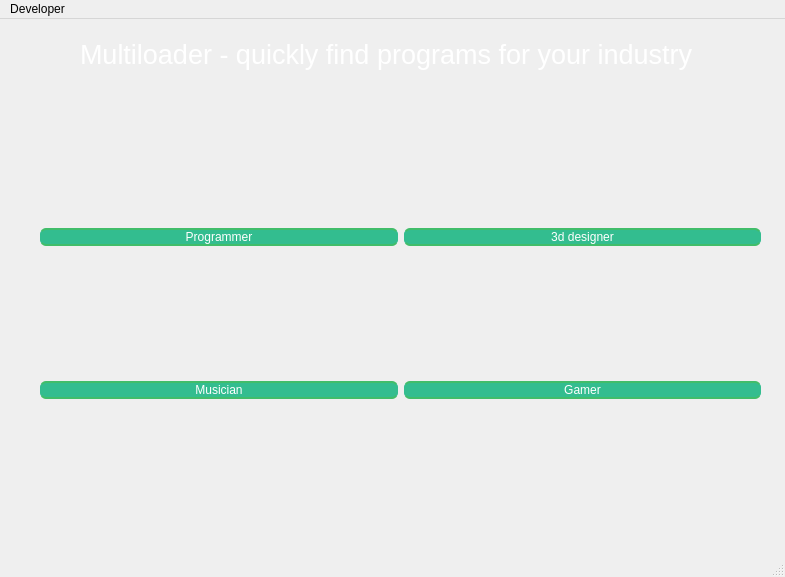
<?xml version="1.0" encoding="UTF-8"?>
<ui version="4.0">
 <class>MainWindow</class>
 <widget class="QMainWindow" name="MainWindow">
  <property name="geometry">
   <rect>
    <x>0</x>
    <y>0</y>
    <width>785</width>
    <height>577</height>
   </rect>
  </property>
  <property name="minimumSize">
   <size>
    <width>785</width>
    <height>577</height>
   </size>
  </property>
  <property name="maximumSize">
   <size>
    <width>785</width>
    <height>577</height>
   </size>
  </property>
  <property name="windowTitle">
   <string>MainWindow</string>
  </property>
  <property name="styleSheet">
   <string notr="true">background: url(:/fgsd/maik.jpg);</string>
  </property>
  <widget class="QWidget" name="centralwidget">
   <widget class="QLabel" name="label">
    <property name="geometry">
     <rect>
      <x>80</x>
      <y>0</y>
      <width>631</width>
      <height>71</height>
     </rect>
    </property>
    <property name="font">
     <font>
      <family>Segoe UI</family>
      <pointsize>20</pointsize>
     </font>
    </property>
    <property name="styleSheet">
     <string notr="true">color: white</string>
    </property>
    <property name="text">
     <string>Multiloader - quickly find programs for your industry</string>
    </property>
   </widget>
   <widget class="QWidget" name="gridLayoutWidget">
    <property name="geometry">
     <rect>
      <x>40</x>
      <y>80</y>
      <width>721</width>
      <height>431</height>
     </rect>
    </property>
    <layout class="QGridLayout" name="gridLayout">
     <item row="0" column="0">
      <widget class="QPushButton" name="pushButton_Programmer">
       <property name="styleSheet">
        <string notr="true"> display: inline-block;
  color: white;
  text-decoration: none;
  padding: .1em 1em;
  outline: none;
  border-width: 2px 0;
  border-style: solid none;
  border-color: rgb(65, 189, 106);
  border-radius: 6px;
  background: linear-gradientrgb rgb(51, 189, 143);
  transition: 0.2s;</string>
       </property>
       <property name="text">
        <string>Programmer</string>
       </property>
       <property name="icon">
        <iconset resource="Picture/dfgad.qrc">
         <normaloff>:/new/Menu/10259340_4401280.jpg</normaloff>:/new/Menu/10259340_4401280.jpg</iconset>
       </property>
      </widget>
     </item>
     <item row="1" column="1">
      <widget class="QPushButton" name="pushButton_gamer">
       <property name="styleSheet">
        <string notr="true"> display: inline-block;
  color: white;
  text-decoration: none;
  padding: .1em 1em;
  outline: none;
  border-width: 2px 0;
  border-style: solid none;
  border-color: rgb(65, 189, 106);
  border-radius: 6px;
  background: linear-gradientrgb rgb(51, 189, 143);
  transition: 0.2s;</string>
       </property>
       <property name="text">
        <string>Gamer</string>
       </property>
       <property name="icon">
        <iconset resource="Picture/dfgad.qrc">
         <normaloff>:/new/Menu/Game-Server.png</normaloff>:/new/Menu/Game-Server.png</iconset>
       </property>
      </widget>
     </item>
     <item row="0" column="1">
      <widget class="QPushButton" name="pushButton_designer">
       <property name="styleSheet">
        <string notr="true"> display: inline-block;
  color: white;
  text-decoration: none;
  padding: .1em 1em;
  outline: none;
  border-width: 2px 0;
  border-style: solid none;
  border-color: rgb(65, 189, 106);
  border-radius: 6px;
  background: linear-gradientrgb rgb(51, 189, 143);
  transition: 0.2s;</string>
       </property>
       <property name="text">
        <string>3d designer</string>
       </property>
       <property name="icon">
        <iconset resource="Picture/dfgad.qrc">
         <normaloff>:/new/Menu/Purple phone or tablet with orange stylus 3D illustration.png</normaloff>:/new/Menu/Purple phone or tablet with orange stylus 3D illustration.png</iconset>
       </property>
      </widget>
     </item>
     <item row="1" column="0">
      <widget class="QPushButton" name="pushButton_Musician">
       <property name="styleSheet">
        <string notr="true"> display: inline-block;
  color: white;
  text-decoration: none;
  padding: .1em 1em;
  outline: none;
  border-width: 2px 0;
  border-style: solid none;
  border-color: rgb(65, 189, 106);
  border-radius: 6px;
  background: linear-gradientrgb rgb(51, 189, 143);
  transition: 0.2s;</string>
       </property>
       <property name="text">
        <string>Musician</string>
       </property>
       <property name="icon">
        <iconset resource="Picture/dfgad.qrc">
         <normaloff>:/new/Menu/Music.png</normaloff>:/new/Menu/Music.png</iconset>
       </property>
      </widget>
     </item>
    </layout>
   </widget>
  </widget>
  <widget class="QMenuBar" name="menubar">
   <property name="geometry">
    <rect>
     <x>0</x>
     <y>0</y>
     <width>785</width>
     <height>21</height>
    </rect>
   </property>
   <widget class="QMenu" name="menuDeveloper">
    <property name="title">
     <string>Developer</string>
    </property>
    <addaction name="actionGithub"/>
   </widget>
   <addaction name="menuDeveloper"/>
  </widget>
  <widget class="QStatusBar" name="statusbar"/>
  <action name="actionGithub">
   <property name="checkable">
    <bool>false</bool>
   </property>
   <property name="checked">
    <bool>false</bool>
   </property>
   <property name="enabled">
    <bool>false</bool>
   </property>
   <property name="icon">
    <iconset resource="Picture/dfgad.qrc">
     <normaloff>:/fgsd/github.png</normaloff>:/fgsd/github.png</iconset>
   </property>
   <property name="text">
    <string>Github</string>
   </property>
   <property name="font">
    <font>
     <bold>true</bold>
    </font>
   </property>
  </action>
 </widget>
 <resources>
  <include location="Picture/dfgad.qrc"/>
 </resources>
 <connections/>
</ui>
